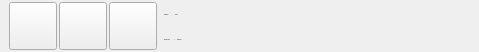
<?xml version="1.0" encoding="UTF-8"?>
<ui version="4.0">
 <class>OfferBarWidgetClass</class>
 <widget class="QFrame" name="OfferBarWidgetClass">
  <property name="geometry">
   <rect>
    <x>0</x>
    <y>0</y>
    <width>479</width>
    <height>52</height>
   </rect>
  </property>
  <property name="sizePolicy">
   <sizepolicy hsizetype="Expanding" vsizetype="Fixed">
    <horstretch>0</horstretch>
    <verstretch>0</verstretch>
   </sizepolicy>
  </property>
  <property name="minimumSize">
   <size>
    <width>0</width>
    <height>52</height>
   </size>
  </property>
  <property name="maximumSize">
   <size>
    <width>16777215</width>
    <height>66</height>
   </size>
  </property>
  <property name="windowTitle">
   <string notr="true">Form</string>
  </property>
  <property name="windowOpacity">
   <double>9.000000000000000</double>
  </property>
  <property name="styleSheet">
   <string notr="true">background-color: #e0f9f9; color: rgb(0, 0, 0); font: 14px;\n</string>
  </property>
  <layout class="QHBoxLayout" name="horizontalLayout">
   <property name="spacing">
    <number>2</number>
   </property>
   <property name="leftMargin">
    <number>0</number>
   </property>
   <property name="topMargin">
    <number>0</number>
   </property>
   <property name="rightMargin">
    <number>0</number>
   </property>
   <property name="bottomMargin">
    <number>0</number>
   </property>
   <item>
    <widget class="QLabel" name="m_OfferCntLabel">
     <property name="text">
      <string/>
     </property>
    </widget>
   </item>
   <item>
    <widget class="VxPushButton" name="m_FriendButton">
     <property name="sizePolicy">
      <sizepolicy hsizetype="Fixed" vsizetype="Fixed">
       <horstretch>0</horstretch>
       <verstretch>0</verstretch>
      </sizepolicy>
     </property>
     <property name="minimumSize">
      <size>
       <width>48</width>
       <height>48</height>
      </size>
     </property>
     <property name="maximumSize">
      <size>
       <width>48</width>
       <height>48</height>
      </size>
     </property>
     <property name="text">
      <string/>
     </property>
     <property name="iconSize">
      <size>
       <width>48</width>
       <height>48</height>
      </size>
     </property>
    </widget>
   </item>
   <item>
    <widget class="VxPushButton" name="m_AcceptButton">
     <property name="sizePolicy">
      <sizepolicy hsizetype="Fixed" vsizetype="Fixed">
       <horstretch>0</horstretch>
       <verstretch>0</verstretch>
      </sizepolicy>
     </property>
     <property name="minimumSize">
      <size>
       <width>48</width>
       <height>48</height>
      </size>
     </property>
     <property name="maximumSize">
      <size>
       <width>48</width>
       <height>48</height>
      </size>
     </property>
     <property name="text">
      <string/>
     </property>
     <property name="iconSize">
      <size>
       <width>48</width>
       <height>48</height>
      </size>
     </property>
    </widget>
   </item>
   <item>
    <widget class="VxPushButton" name="m_RejectButton">
     <property name="sizePolicy">
      <sizepolicy hsizetype="Fixed" vsizetype="Fixed">
       <horstretch>0</horstretch>
       <verstretch>0</verstretch>
      </sizepolicy>
     </property>
     <property name="minimumSize">
      <size>
       <width>48</width>
       <height>48</height>
      </size>
     </property>
     <property name="maximumSize">
      <size>
       <width>48</width>
       <height>48</height>
      </size>
     </property>
     <property name="text">
      <string/>
     </property>
     <property name="iconSize">
      <size>
       <width>48</width>
       <height>48</height>
      </size>
     </property>
    </widget>
   </item>
   <item>
    <layout class="QVBoxLayout" name="verticalLayout_2">
     <property name="spacing">
      <number>0</number>
     </property>
     <property name="leftMargin">
      <number>5</number>
     </property>
     <property name="topMargin">
      <number>2</number>
     </property>
     <property name="bottomMargin">
      <number>0</number>
     </property>
     <item>
      <layout class="QHBoxLayout" name="horizontalLayout_4">
       <property name="spacing">
        <number>2</number>
       </property>
       <item>
        <widget class="QLabel" name="m_FriendNameLabel">
         <property name="font">
          <font>
           <pointsize>-1</pointsize>
           <weight>50</weight>
           <italic>false</italic>
           <bold>false</bold>
          </font>
         </property>
         <property name="text">
          <string>TextLabel</string>
         </property>
        </widget>
       </item>
       <item>
        <widget class="QLabel" name="ColonLabel_2">
         <property name="font">
          <font>
           <pointsize>-1</pointsize>
           <weight>50</weight>
           <italic>false</italic>
           <bold>false</bold>
          </font>
         </property>
         <property name="text">
          <string> - </string>
         </property>
        </widget>
       </item>
       <item>
        <widget class="QLabel" name="m_FriendTypeLabel">
         <property name="font">
          <font>
           <pointsize>-1</pointsize>
           <weight>50</weight>
           <italic>false</italic>
           <bold>false</bold>
          </font>
         </property>
         <property name="text">
          <string>Guest</string>
         </property>
        </widget>
       </item>
       <item>
        <spacer name="horizontalSpacer_3">
         <property name="orientation">
          <enum>Qt::Horizontal</enum>
         </property>
         <property name="sizeHint" stdset="0">
          <size>
           <width>40</width>
           <height>20</height>
          </size>
         </property>
        </spacer>
       </item>
      </layout>
     </item>
     <item>
      <layout class="QHBoxLayout" name="horizontalLayout_5">
       <property name="spacing">
        <number>2</number>
       </property>
       <property name="bottomMargin">
        <number>0</number>
       </property>
       <item>
        <widget class="QLabel" name="m_MissedCallsLabel">
         <property name="font">
          <font>
           <pointsize>-1</pointsize>
           <weight>50</weight>
           <italic>false</italic>
           <bold>false</bold>
          </font>
         </property>
         <property name="text">
          <string>Missed Calls -</string>
         </property>
        </widget>
       </item>
       <item>
        <widget class="QLabel" name="m_MissedCallCntLabel">
         <property name="font">
          <font>
           <pointsize>-1</pointsize>
           <weight>50</weight>
           <italic>false</italic>
           <bold>false</bold>
          </font>
         </property>
         <property name="text">
          <string>1</string>
         </property>
        </widget>
       </item>
       <item>
        <widget class="QLabel" name="m_CallMsgTextLabel">
         <property name="sizePolicy">
          <sizepolicy hsizetype="Expanding" vsizetype="Preferred">
           <horstretch>0</horstretch>
           <verstretch>0</verstretch>
          </sizepolicy>
         </property>
         <property name="font">
          <font>
           <pointsize>-1</pointsize>
           <weight>50</weight>
           <italic>false</italic>
           <bold>false</bold>
          </font>
         </property>
         <property name="text">
          <string>TextLabel</string>
         </property>
         <property name="wordWrap">
          <bool>true</bool>
         </property>
        </widget>
       </item>
      </layout>
     </item>
    </layout>
   </item>
  </layout>
 </widget>
 <customwidgets>
  <customwidget>
   <class>VxPushButton</class>
   <extends>QPushButton</extends>
   <header>VxPushButton.h</header>
  </customwidget>
 </customwidgets>
 <resources/>
 <connections/>
</ui>
